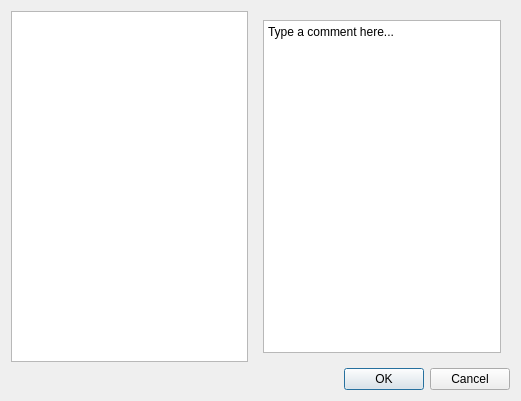
<?xml version="1.0" encoding="UTF-8"?>
<ui version="4.0">
 <class>ViewDataSetsDialog</class>
 <widget class="QDialog" name="ViewDataSetsDialog">
  <property name="geometry">
   <rect>
    <x>0</x>
    <y>0</y>
    <width>521</width>
    <height>401</height>
   </rect>
  </property>
  <property name="windowTitle">
   <string>Dialog</string>
  </property>
  <layout class="QVBoxLayout" name="verticalLayout_2">
   <item>
    <layout class="QHBoxLayout" name="horizontalLayout">
     <item>
      <widget class="QListWidget" name="listWidget"/>
     </item>
     <item>
      <widget class="QStackedWidget" name="stackedWidget">
       <property name="currentIndex">
        <number>0</number>
       </property>
       <widget class="QWidget" name="page">
        <layout class="QVBoxLayout" name="verticalLayout">
         <item>
          <widget class="QPlainTextEdit" name="plainTextEdit">
           <property name="plainText">
            <string>Type a comment here...</string>
           </property>
          </widget>
         </item>
        </layout>
       </widget>
       <widget class="QWidget" name="page_2"/>
      </widget>
     </item>
    </layout>
   </item>
   <item>
    <widget class="QDialogButtonBox" name="buttonBox">
     <property name="orientation">
      <enum>Qt::Horizontal</enum>
     </property>
     <property name="standardButtons">
      <set>QDialogButtonBox::Cancel|QDialogButtonBox::Ok</set>
     </property>
    </widget>
   </item>
  </layout>
 </widget>
 <resources/>
 <connections>
  <connection>
   <sender>buttonBox</sender>
   <signal>accepted()</signal>
   <receiver>ViewDataSetsDialog</receiver>
   <slot>accept()</slot>
   <hints>
    <hint type="sourcelabel">
     <x>229</x>
     <y>375</y>
    </hint>
    <hint type="destinationlabel">
     <x>157</x>
     <y>274</y>
    </hint>
   </hints>
  </connection>
  <connection>
   <sender>buttonBox</sender>
   <signal>rejected()</signal>
   <receiver>ViewDataSetsDialog</receiver>
   <slot>reject()</slot>
   <hints>
    <hint type="sourcelabel">
     <x>297</x>
     <y>381</y>
    </hint>
    <hint type="destinationlabel">
     <x>286</x>
     <y>274</y>
    </hint>
   </hints>
  </connection>
  <connection>
   <sender>listWidget</sender>
   <signal>currentRowChanged(int)</signal>
   <receiver>stackedWidget</receiver>
   <slot>setCurrentIndex(int)</slot>
   <hints>
    <hint type="sourcelabel">
     <x>175</x>
     <y>187</y>
    </hint>
    <hint type="destinationlabel">
     <x>259</x>
     <y>196</y>
    </hint>
   </hints>
  </connection>
 </connections>
</ui>
